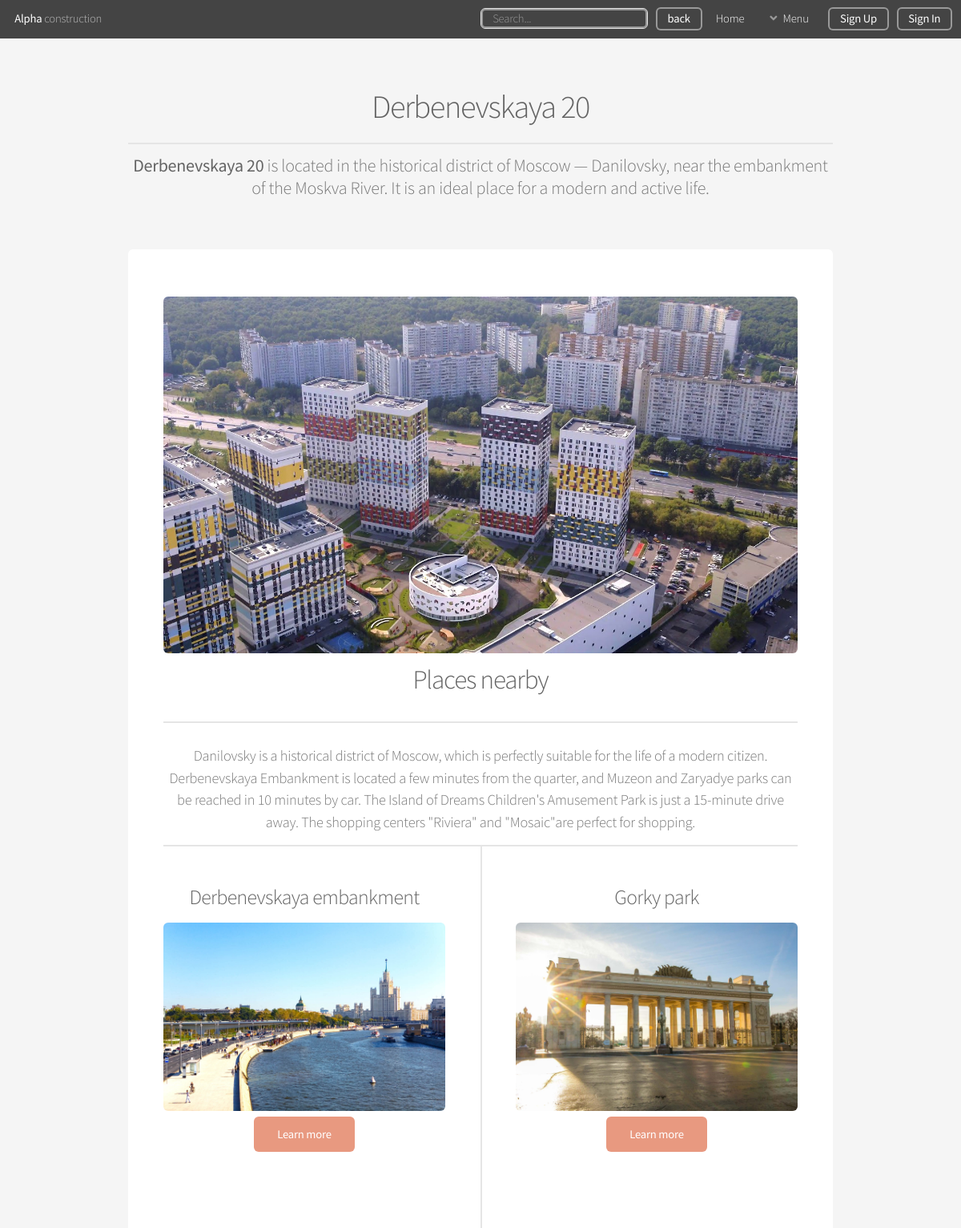
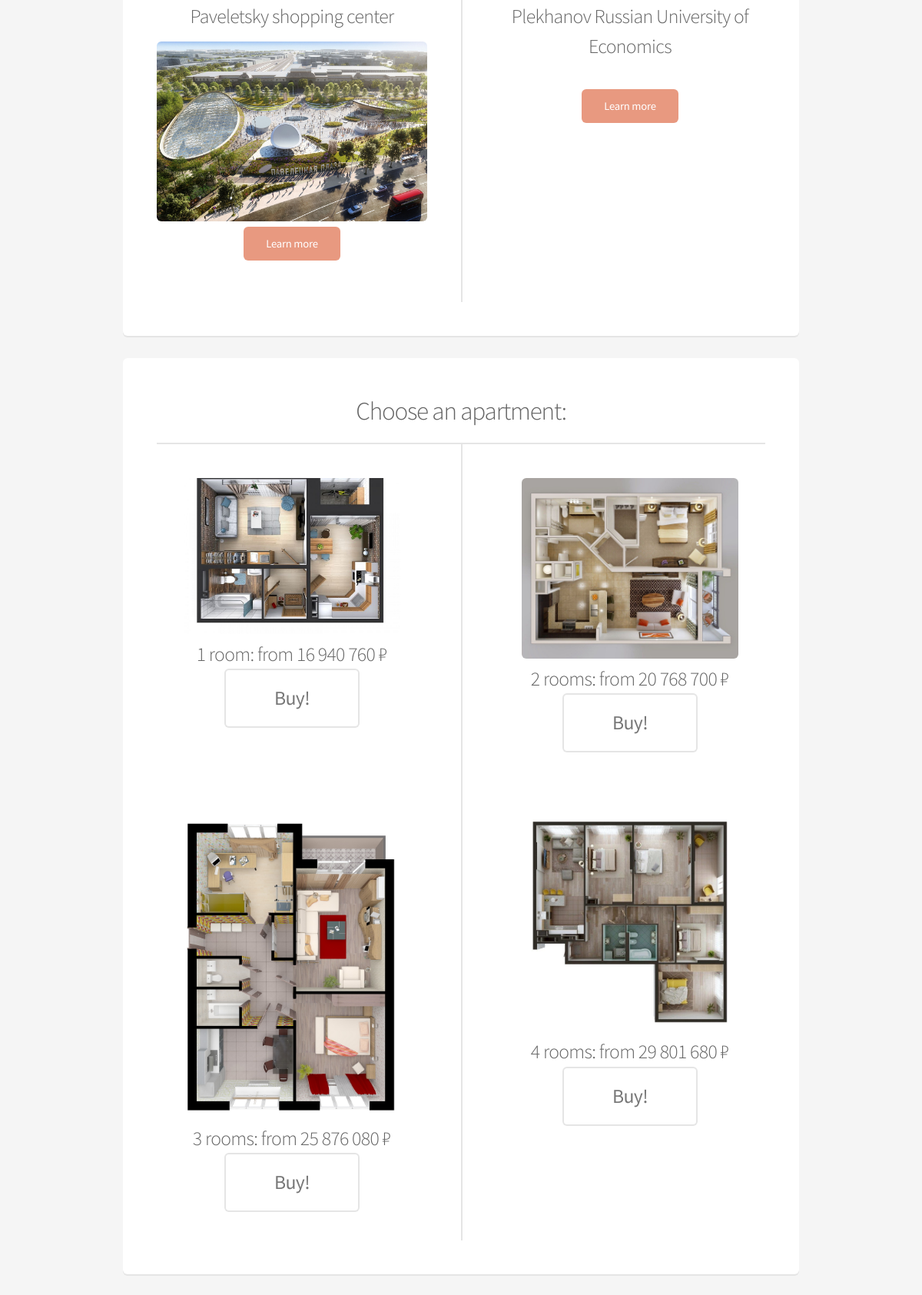
Screenshot of /projects/derbenevskaya/ (upper part) with the database file from the repository (2 pictures, top to bottom).
### home/models.py (models this page shows, shortened)
class Districts(models.Model):
    image = models.ImageField(upload_to='districts/')
    name = models.CharField(max_length=50)
    description = models.TextField(null=True)
    places_nearbly = models.TextField(null=True)
    url = models.SlugField(unique=True)
    metro = models.CharField(max_length=100)
    price = models.CharField(max_length=100)
    draft = models.BooleanField('Черновик', default=False)
    class Meta:
        verbose_name = 'Район'
        verbose_name_plural = 'Районы'

class DistrictsImage(models.Model):
    name = models.CharField('Название', max_length=100)
    image = models.ImageField('Изображение', upload_to='districts_image/')
    description = models.TextField('Описание', null=True)
    slug = models.SlugField(max_length=100, null=True, unique=True)
    districts = models.ForeignKey('Districts',
                                  verbose_name='Район',
                                  on_delete=models.CASCADE)
    class Meta:
        verbose_name = 'Фотографии района'
        verbose_name_plural = 'Фотографии района'

class Apartment(models.Model):
    apart_name = models.CharField(max_length=50, null=True)
    apart_image = models.ImageField(upload_to='districts_apart/', null=True)
    apart_price = models.CharField(max_length=50, null=True)
    districts = models.ForeignKey('Districts',
                                  verbose_name='Район',
                                  on_delete=models.CASCADE,
                                  null=True)
    class Meta:
        verbose_name = 'Планировка'
        verbose_name_plural = 'Планировки'

### projects/views.py (the view)
# urls.py: path('<slug:slug>/', views.DistrictDetailView.as_view(), name='detail'),
class DistrictDetailView(DetailView, Cat):
    model = Districts
    template_name = 'home/generic.html'
    context_object_name = 'detail'
    slug_field = 'url'

### contact/templatetags/contact_tags.py (called while the page is built)
@register.inclusion_tag('contact/tags/forms.html')
def contact_form():
    return {'contact_form': ContactForm}

### projects/views.py (called while the page is built)
    def get_category(self):
        return Category.objects.all()

### templates/home/generic.html (shortened to what this page needs)
<!DOCTYPE HTML>
{% load static recaptcha3 %}
<html>
	<head>
		<link rel="stylesheet" href="{% static 'css/main.css' %}">
		<link rel="stylesheet" href="{% static 'css/fontawesome-all.min.css' %}">
	</head>
	<body class="is-preload">
		<div id="page-wrapper">
			{% include 'include/header_2.html' %}
				<section id="main" class="container">
					{% block content %}
					<header>
						<h2>{{detail.name}}</h2>
						<p>{{detail.description|safe}}</p>
					</header>
						<section class="box special features">
							<header class="major">
								<span class="image feature"> <img src="{{detail.image.url}}" width="100%"></span>
								<h2>Places nearby</h2>
								<p>{{detail.places_nearbly}}</p>
							</header>
							<div class="features-row">
								{% for elem in detail.districtsimage_set.all %}
								<section>
									<h3>{{elem.name}}</h3>
									<p><img src="{{ elem.image.url }}" class="image feature" width="100%" alt="">
										<a href="{% url 'dist_image' elem.slug %}" class="button primary">Learn more</a>
									</p><br>
								</section>
								{% endfor %}
							</div>
						</section>
						<section class="box special features">
							<h2>Choose an apartment:</h2>
							<div class="features-row">
								{% for elem in detail.apartment_set.all %}
								<section>
									<img src="{{elem.apart_image.url}}" class="image" width="80%">
									<h3>{{elem.apart_name}}: {{elem.apart_price}}
										<p><a class="button alt " style="height:20%;width:50%">Buy!</a></p>
									</h3><br>
								</section>
								{% endfor %}
							</div>
						</section>
					{% endblock content %}
				</section>
		</div>
	</body>
</html>

### templates/include/header_2.html (shortened to what this page needs)
<header id="header">
  <h1><a href="{% url 'home' %}">Alpha</a> construction</h1>
  <nav id="nav">
    <ul>
      <li>
        <form action="{% url 'search' %}" method="get" class="d-flex editContent" >
          <input type="search" placeholder="Search..." name="q" class="form-control" required="">
        </form>
      </li>
      <li><a href="javascript:history.go(-1)" class="button">back</a>
      </li>
      <li><a href="{% url 'home' %}">Home</a></li>
      <li>
        <a href="#" class="icon solid fa-angle-down">Menu</a>
      </li>
      <li>
        {% if user.is_authenticated %}
        <a href="{% url 'account_logout' %}" class="button">Log Out</a>
        {% else %}
        <a href="{% url 'account_signup' %}" class="button">Sign Up</a>
        <a href="{% url 'account_login' %}" class="button">Sign In</a>
        {% endif %}
      </li>
    </ul>
  </nav>
</header>

### templates/include/footer.html (shortened to what this page needs)
{% load contact_tags %}

### rows the page displays
Districts: name "Derbenevskaya 20", description "Derbenevskaya 20 is located in the historical district of Moscow — Danilovsky, near the embankment of the Moskva River. It is an ideal place for a modern and active life.", image (picture), places_nearbly "Danilovsky is a historical district of Moscow, which is perfectly suitable for the life of a modern citizen. Derbenevskaya Embankment is located a few minutes from the quarter, and Muzeon and Zaryadye parks can be reached in 10 minutes by car. The Island of Dreams Children's Amusement Park is just a 15-minute drive away. The shopping centers \"Riviera\" and \"Mosaic\"are perfect for shopping."
DistrictsImage: name "Derbenevskaya embankment", image (picture)
DistrictsImage: name "Gorky park", image (picture)
DistrictsImage: name "Paveletsky shopping center", image (picture)
DistrictsImage: name "Plekhanov Russian University of Economics"
Apartment: apart_image (picture), apart_name "1 room", apart_price "from 16 940 760 ₽"
Apartment: apart_image (picture), apart_name "2 rooms", apart_price "from 20 768 700 ₽"
Apartment: apart_image (picture), apart_name "3 rooms", apart_price "from 25 876 080 ₽"
Apartment: apart_image (picture), apart_name "4 rooms", apart_price "from 29 801 680 ₽"
